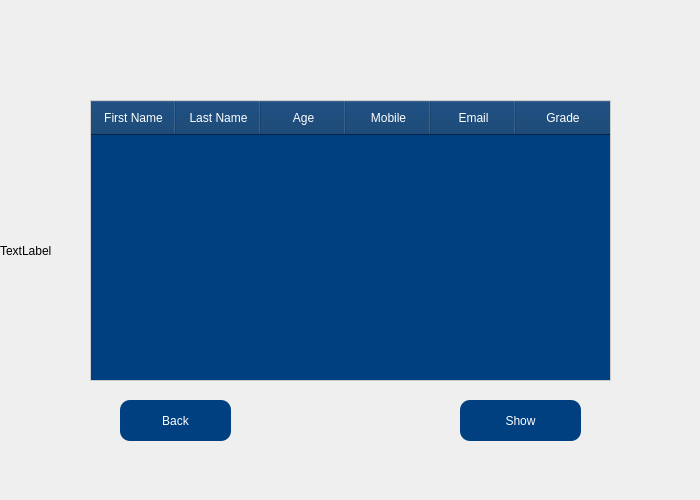
<?xml version="1.0" encoding="UTF-8"?>
<ui version="4.0">
 <class>showstudents</class>
 <widget class="QDialog" name="showstudents">
  <property name="geometry">
   <rect>
    <x>0</x>
    <y>0</y>
    <width>700</width>
    <height>500</height>
   </rect>
  </property>
  <property name="windowTitle">
   <string>Dialog</string>
  </property>
  <widget class="QPushButton" name="pushButton">
   <property name="geometry">
    <rect>
     <x>460</x>
     <y>400</y>
     <width>121</width>
     <height>41</height>
    </rect>
   </property>
   <property name="styleSheet">
    <string notr="true">QPushButton {
    background-color: #004080; /* Dark blue for the button background */
    color: #FFFFFF; /* White text for better contrast */
    border-radius: 10px; /* Adjust border radius for rounded corners */
    padding: 10px 20px; /* Adjust padding as needed */
}

QPushButton:hover {
    background-color: #0059b3; /* Lighter blue on hover */
}

QPushButton:pressed {
    background-color: #00264d; /* Darker blue when pressed */
}</string>
   </property>
   <property name="text">
    <string>Show</string>
   </property>
  </widget>
  <widget class="QTableWidget" name="tableWidget">
   <property name="geometry">
    <rect>
     <x>90</x>
     <y>100</y>
     <width>521</width>
     <height>281</height>
    </rect>
   </property>
   <property name="sizePolicy">
    <sizepolicy hsizetype="Expanding" vsizetype="Expanding">
     <horstretch>0</horstretch>
     <verstretch>0</verstretch>
    </sizepolicy>
   </property>
   <property name="styleSheet">
    <string notr="true">QTableWidget {
    background-color: #004080; /* Dark blue for the table background */
    color: #FFFFFF; /* White text for better contrast */
    border: 1px solid #CCCCCC; /* Light gray border around the table */
    selection-background-color: #0077B6; /* Slightly lighter blue for selected rows */
    selection-color: #FFFFFF; /* White text for selected rows */
    alternate-background-color: #003366; /* Darker blue for alternate rows */
}

QTableWidget::item {
    padding: 10px; /* Adjust padding as needed */
}

QHeaderView::section {
    background-color: #003366; /* Darker blue background for header */
    color: #FFFFFF; /* White text for header */
    padding: 8px; /* Adjust padding as needed */
}</string>
   </property>
   <property name="editTriggers">
    <set>QAbstractItemView::NoEditTriggers</set>
   </property>
   <attribute name="horizontalHeaderDefaultSectionSize">
    <number>85</number>
   </attribute>
   <attribute name="horizontalHeaderStretchLastSection">
    <bool>true</bool>
   </attribute>
   <column>
    <property name="text">
     <string>First Name</string>
    </property>
   </column>
   <column>
    <property name="text">
     <string>Last Name</string>
    </property>
   </column>
   <column>
    <property name="text">
     <string>Age</string>
    </property>
   </column>
   <column>
    <property name="text">
     <string>Mobile</string>
    </property>
   </column>
   <column>
    <property name="text">
     <string>Email</string>
    </property>
   </column>
   <column>
    <property name="text">
     <string>Grade</string>
    </property>
   </column>
  </widget>
  <widget class="QPushButton" name="pushButton_2">
   <property name="geometry">
    <rect>
     <x>120</x>
     <y>400</y>
     <width>111</width>
     <height>41</height>
    </rect>
   </property>
   <property name="styleSheet">
    <string notr="true">QPushButton {
    background-color: #004080; /* Dark blue for the button background */
    color: #FFFFFF; /* White text for better contrast */
    border-radius: 10px; /* Adjust border radius for rounded corners */
    padding: 10px 20px; /* Adjust padding as needed */
}

QPushButton:hover {
    background-color: #0059b3; /* Lighter blue on hover */
}

QPushButton:pressed {
    background-color: #00264d; /* Darker blue when pressed */
}</string>
   </property>
   <property name="text">
    <string>Back</string>
   </property>
  </widget>
  <widget class="QLabel" name="background_image">
   <property name="geometry">
    <rect>
     <x>0</x>
     <y>0</y>
     <width>700</width>
     <height>501</height>
    </rect>
   </property>
   <property name="text">
    <string>TextLabel</string>
   </property>
  </widget>
  <zorder>background_image</zorder>
  <zorder>pushButton</zorder>
  <zorder>tableWidget</zorder>
  <zorder>pushButton_2</zorder>
 </widget>
 <resources/>
 <connections/>
</ui>
